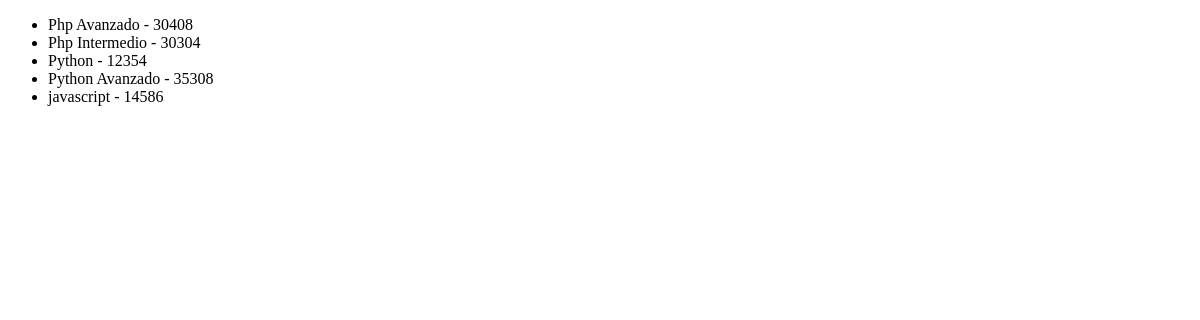
/app-coder/listado_de_cursos/, run on an earlier commit of the app's database.
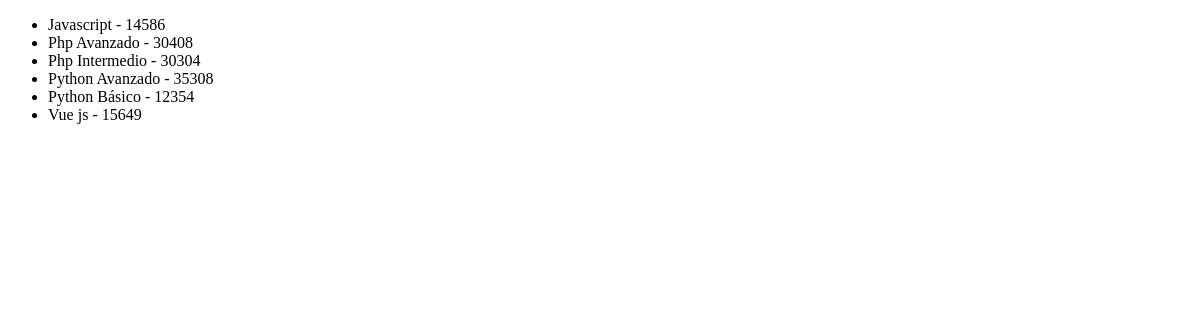
And on a later commit of the database.
### AppCoder/models.py (models this page shows, shortened)
class Curso(models.Model):
    nombre = models.CharField(max_length=50)
    camada = models.IntegerField()
    class Meta():
        ordering = ("nombre", "camada")

### AppCoder/views.py (the view)
# urls.py: path('listado_de_cursos/', lista_cursos),
def lista_cursos (request):
    lista = Curso.objects.all()
    return render(request, "Lista_cursos.html", {"lista_cursos" : lista})

### AppCoder/templates/Lista_cursos.html (shortened to what this page needs)
<!DOCTYPE html>
<html lang="en">
<head>
</head>
<body>
    <ul>
        {% for curso in lista_cursos %}
            <li> {{curso.nombre}} - {{curso.camada}} </li>
        {% endfor %}
    </ul>
</body>
</html>

What changed in the data, as far as the page shows it:
changed Curso: nombre "javascript" → "Javascript"; moves up the list
shown differently, row unchanged: Curso "Python Avanzado": moves down the list
changed Curso: nombre "Python" → "Python Básico"
added Curso: nombre "Vue js", camada "15649"
